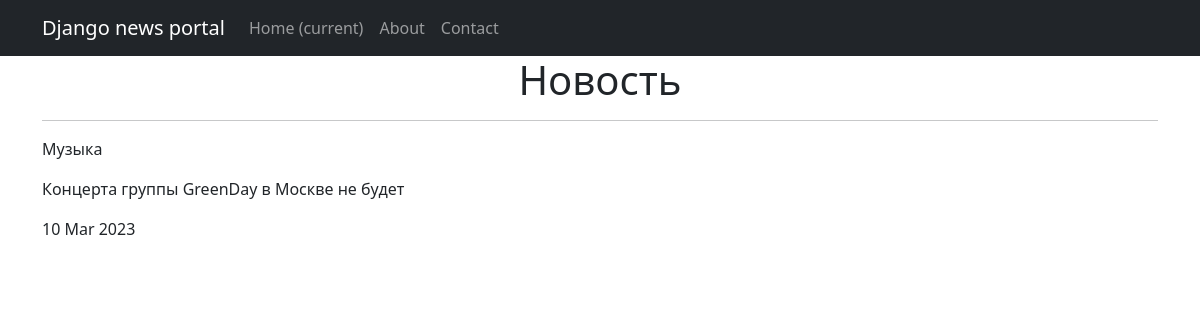
Before: /news/3 with the older database file.
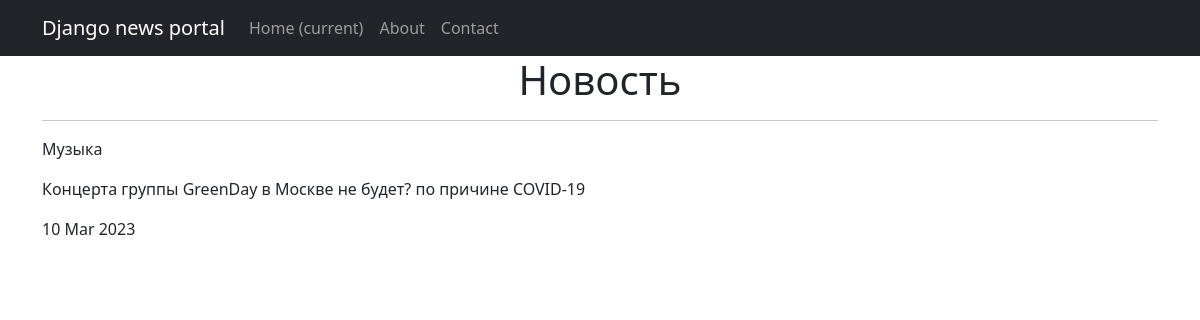
After: the same page with the newer database file.
### news/models.py (models this page shows, shortened)
class Post(models.Model):
    article = 'a'
    news = 'n'
    POST_TYPE = [
        (article, "Статья"),
        (news, "Новость")
    ]
    author = models.ForeignKey(Author, on_delete=models.CASCADE)
    post_type = models.CharField(max_length=1, choices=POST_TYPE, default=article)
    created = models.DateTimeField(auto_now_add=True)
    cats = models.ManyToManyField(Category, through='PostCategory')
    title = models.CharField(max_length=255)
    text = models.TextField()
    rating = models.IntegerField(default=0)

### news/views.py (the view)
# urls.py: path('<int:pk>', NewsDetail.as_view()),
class NewsDetail(DetailView):
    model = Post
    template_name = 'new.html'
    context_object_name = 'news'

### news/templatetags/custom_filters.py (called while the page is built)
@register.filter(name='censor')
def censor(text):
    for word in UNWANTED_WORDS:
        if word in text:
            text = text.replace(word[1:len(word)], f'{len(word) * "*"}')
    return text

### templates/new.html (shortened to what this page needs)
{% extends 'flatpages/default.html' %}
{% load custom_filters %}
{% block content %}
<h1>Новость</h1>
<hr>
    <p style="text-align: left;">{{ news.title|censor }}</p>
    <p style="text-align: left;">{{ news.text|censor }}</p>
    <p style="text-align: left;">{{ news.created|date:'d M Y' }}</p>
{% endblock content %}

Changed rows visible on the page:
changed Post "Музыка": text|censor "Концерта группы GreenDay в Москве не будет" → "Концерта группы GreenDay в Москве не будет? по причине COVID-19"
